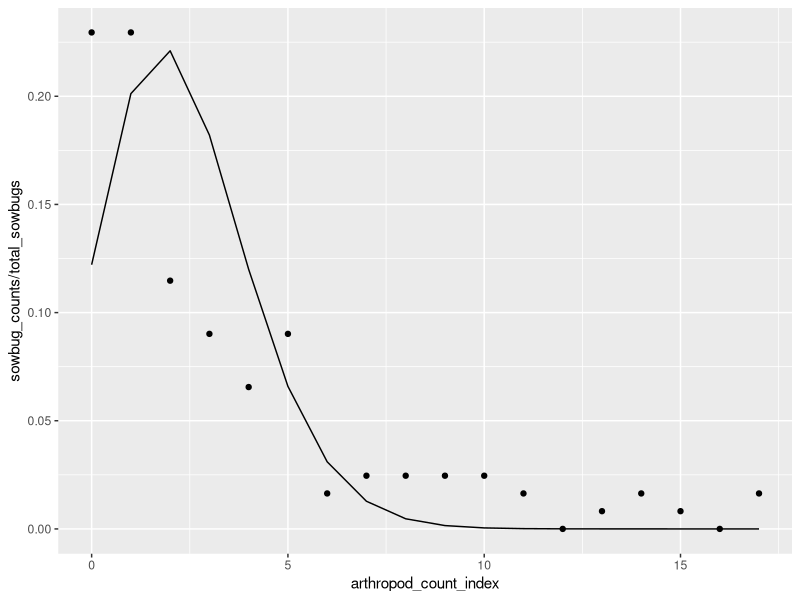

The R script that drew this image:
#plot_real_data.r:
#contains a single function, plot_real_data, that plots the number of
#counts for each count given a data set

library(tidyverse)
arth_data = read_csv("cole_arthropod_data_1946.csv")
weevil_data = read_csv("mitchell_weevil_egg_data_1975.csv")

arth_length = nrow(arth_data)
weevil_length = nrow(weevil_data)

#find the mean of the arthropod counts (in bugs per board)
total_spiders = sum(arth_data$spider_counts)
total_sowbugs = sum(arth_data$sowbug_counts)
total_weevils = sum(weevil_data$weevil_counts)
mean_spiders = sum(arth_data$arthropod_count_index*arth_data$spider_counts)/total_spiders
mean_sowbugs = sum(arth_data$arthropod_count_index*arth_data$sowbug_counts)/total_sowbugs
mean_weevils = sum(weevil_data$weevil_count_index*weevil_data$weevil_counts)/total_weevils

poisson_to_n = function(data_length, lambda){
  return(dpois(x=1:data_length,lambda))
}

sowbug_poisson = poisson_to_n(arth_length, mean_sowbugs)

plt = ggplot() + geom_point(data=arth_data, aes(x=arthropod_count_index, y=sowbug_counts/total_sowbugs))+
  geom_line(data=arth_data, aes(x=arthropod_count_index, y=sowbug_poisson))